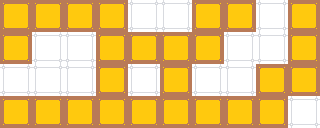

Below is a game level as drawn by its tile map, then a one-line description and the .tmx file that defines it, in full:
An orthogonal 10x4 tile map with 32x32 px tiles, 1 tile layer (Background), 2 tilesets and 3 objects (2x SpawnPoint, Position).

<map version="1.5" tiledversion="1.7.0" orientation="orthogonal" renderorder="right-down" width="10" height="4" tilewidth="32" tileheight="32" infinite="0" nextlayerid="5" nextobjectid="7">
 <tileset firstgid="1" source="Yelwfloor.tsx" />
 <tileset firstgid="2" source="whitefloor.tsx" />
 <layer id="1" name="Background" width="10" height="4">
  <data encoding="csv">
1,1,1,1,2,2,1,1,2,1,
1,2,2,1,1,1,1,2,2,1,
2,2,2,1,2,1,2,2,1,1,
1,1,1,1,1,1,1,1,1,2
</data>
 </layer>
 <objectgroup color="#0000ff" id="2" name="Player">
  <object id="1" name="SpawnPoint" x="17.617" y="112.522" />
 </objectgroup>
 <objectgroup color="#ff0000" id="3" name="Minion">
  <object id="5" name="SpawnPoint" x="271.075" y="112.522" />
 </objectgroup>
 <objectgroup color="#00ff00" id="4" name="Trap">
  <object id="6" name="Position" x="144.346" y="111.954" />
 </objectgroup>
</map>
